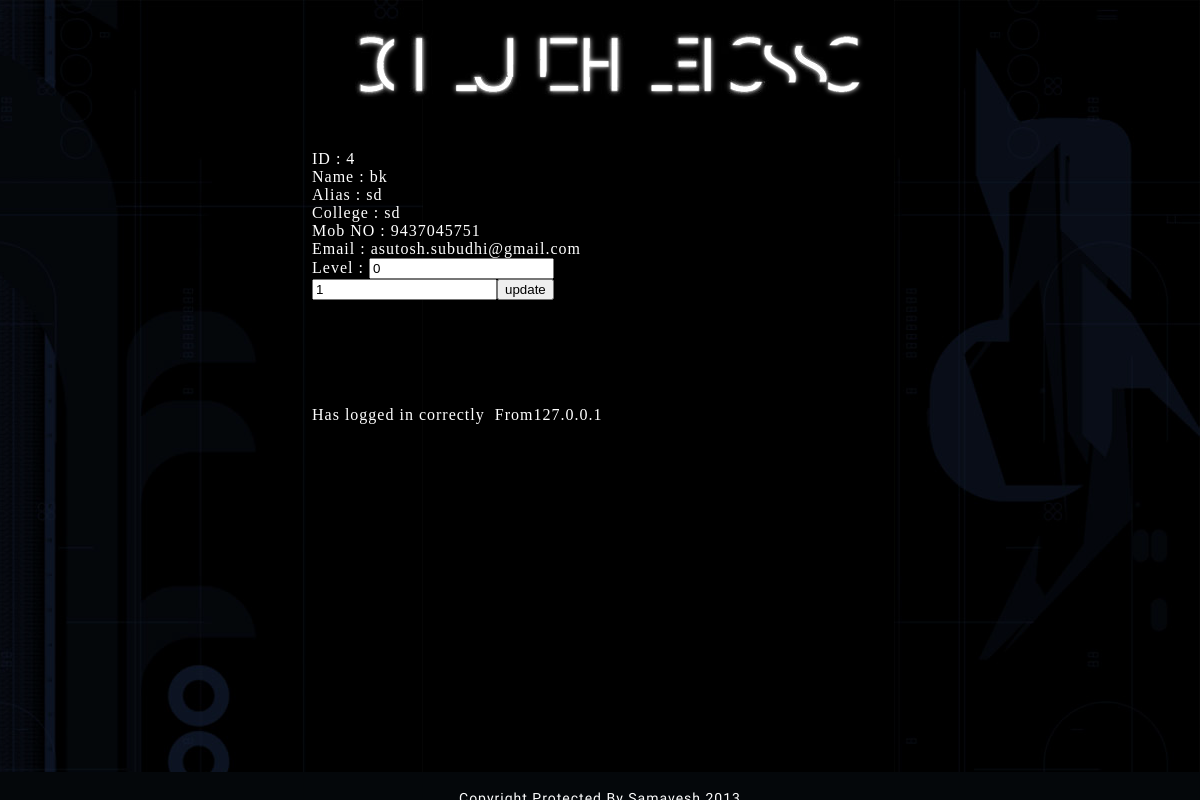
The app's page /edituser.php?id=4 (signed in) with its own data.
### tables this page shows
CREATE TABLE IF NOT EXISTS `users` (
  `id` int(11) NOT NULL AUTO_INCREMENT,
  `name` varchar(200) DEFAULT NULL,
  `password` varchar(200) DEFAULT NULL,
  `level` int(11) DEFAULT NULL,
  `passtime` timestamp NULL DEFAULT CURRENT_TIMESTAMP ON UPDATE CURRENT_TIMESTAMP,
  `mob` varchar(20) DEFAULT NULL,
  `college` varchar(200) DEFAULT NULL,
  `email` varchar(200) DEFAULT NULL,
  `role` int(11) DEFAULT NULL,
  `fname` varchar(200) DEFAULT NULL,
  `validation` varchar(200) DEFAULT NULL,
  `validated` int(11) DEFAULT NULL,
  UNIQUE KEY `id` (`id`)
);

CREATE TABLE IF NOT EXISTS `accesslogs` (
  `id` int(11) NOT NULL AUTO_INCREMENT,
  `ip` varchar(20) DEFAULT NULL,
  `user` varchar(200) DEFAULT NULL,
  `val` varchar(2000) DEFAULT NULL,
  `time` timestamp NULL DEFAULT CURRENT_TIMESTAMP,
  UNIQUE KEY `id` (`id`)
);

### edituser.php (the view, shortened to what this page needs)
<?php
	if (!$_SESSION["valid_user"])
	{
	Header("Location: loginform.php");
	}
	else if($_SESSION["role"] >= 6)
	{
		$user = $_GET['id'];
		$sql = "SELECT * FROM users WHERE id = '" . $user . "'";
		$ref = mysql_query($sql);
		$row = mysql_fetch_assoc($ref);
		$content = "ID : " . $row['id'] . "<br>Name : " . $row['name'] . "<br>Alias : " . $row["fname"] . "<br>College : " . $row['college'] . "<br>Mob NO : " . $row['mob'] . "<br>Email : " . $row['email'] . "<br><form action=\"updateuser.php\"><input type = \"hidden\" name = \"id\" value = \"" . $row['id'] . "\"> Level : <input type = \"text\" name = \"level\" value = \"" . $row['level'] . "\"><br>";
		if($_SESSION["role"] == 10)
			$content = $content . "<input type = \"text\" name = \"role\" value = \"" . $row['role'] . "\">";
		$content = $content . "<input type = \"submit\" value=\"update\"></form>";
		$name = $row['name'];
		$content = $content . "<br><br>";
		if($_SESSION["role"] == 10)
		{
			$sql = "SELECT * FROM accesslogs WHERE user = '" . $name . "' ORDER BY time DESC";
			$ref = mysql_query($sql);
			$content = $content . "<br><br>";
			while($row = mysql_fetch_assoc($ref))
			{
				$content = $content . "<br>" . $row['val'] . "&nbsp; From" . $row['ip'];
			}
		}
	}
	else
		$content = "Restricted Area";
	require_once("theme/clueless/theme.php");
?>

### theme/clueless/style.css (style rules this page uses)
body { background:black; color:white; margin:0px; padding:0px; font-size:16px; line-height:18px; letter-spacing:1px; width:100%; min-width:600px; }

### records on screen
users: id "4", name "bk", fname "sd", college "sd", mob "9437045751", email "asutosh.subudhi@gmail.com", level "0", role "1"
accesslogs: val "Has logged in correctly", ip "127.0.0.1"
